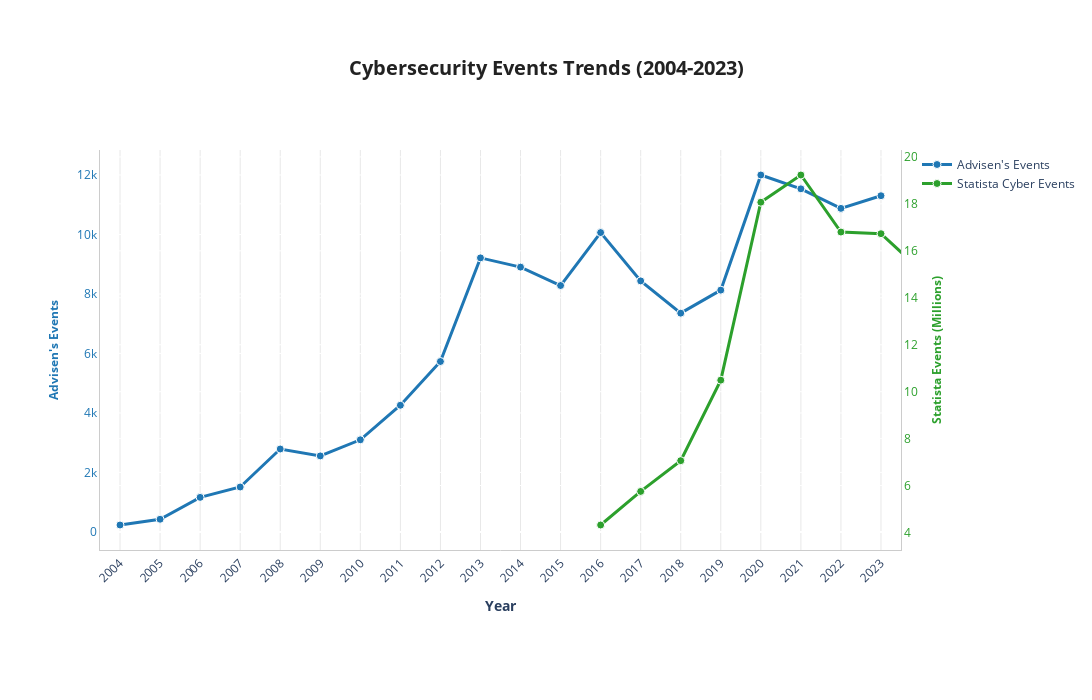

Write notebook code for a chart like this one.
### Markdown cell above
## 7. Visualize Event Trends Over Time

### Code cell
# Create comprehensive visualization with Plotly
fig = go.Figure()

# Add Advisens events trace (primary axis)
fig.add_trace(go.Scatter(
    x=df_advisens_clean['Year'],
    y=df_advisens_clean['Events'],
    mode='lines+markers',
    name="Advisen's Events",
    line=dict(color='#1f77b4', width=3),
    marker=dict(size=8, color='#1f77b4', line=dict(color='white', width=1)),
    yaxis='y1',
    hovertemplate='<b>Year: %{x}</b><br>Events: %{y:,.0f}<extra></extra>'
))

# Add Statista events trace (secondary axis)
fig.add_trace(go.Scatter(
    x=df_statista_clean['Year'],
    y=df_statista_clean['Statista_Events'],
    mode='lines+markers',
    name="Statista Cyber Events",
    line=dict(color='#2ca02c', width=3),
    marker=dict(size=8, color='#2ca02c', line=dict(color='white', width=1)),
    yaxis='y2',
    hovertemplate='<b>Year: %{x}</b><br>Events: %{y:.2f}M<extra></extra>'
))

# Create secondary y-axes
fig.update_layout(
    title={
        'text': '<b>Cybersecurity Events Trends (2004-2023)</b>',
        'x': 0.5,
        'xanchor': 'center',
        'font': {'size': 20, 'color': '#222222'}
    },
    xaxis=dict(
        title=dict(text='<b>Year</b>', font=dict(size=14)),
        showgrid=True,
        gridwidth=1,
        gridcolor='#e8e8e8',
        dtick=1,
        tickangle=-45,
        range=[2003.5, 2023.5]
    ),
    yaxis=dict(
        title=dict(text='<b>Advisen\'s Events</b>', font=dict(size=12, color='#1f77b4')),
        tickfont=dict(color='#1f77b4')
    ),
    yaxis2=dict(
        title=dict(text='<b>Statista Events (Millions)</b>', font=dict(size=12, color='#2ca02c')),
        tickfont=dict(color='#2ca02c'),
        overlaying='y',
        side='right'
    ),
    plot_bgcolor='#ffffff',
    paper_bgcolor='#ffffff',
    hovermode='x unified',
    width=1100,
    height=700,
    margin=dict(l=100, r=100, t=150, b=150)
)

fig.update_xaxes(showline=True, linewidth=1, linecolor='#cccccc')
fig.update_yaxes(showline=True, linewidth=1, linecolor='#cccccc')

# Create outputs directory if it doesn't exist
output_dir = Path('./outputs')
output_dir.mkdir(parents=True, exist_ok=True)

# Save HTML and PNG versions
fig.write_html(output_dir / 'cyber_events_trends.html')
fig.write_image(output_dir / 'cyber_events_trends.png', width=1100, height=700)
print("✓ Chart saved: ./outputs/cyber_events_trends.html")
print("✓ Chart saved: ./outputs/cyber_events_trends.png")

fig.show()

### Figure 1 — Plotly figure (JSON) as saved in the notebook; plotly's stock layout.template omitted (floating-point values rounded to 4 significant figures)
{"data": [{"hovertemplate": "<b>Year: %{x}</b><br>Events: %{y:,.0f}<extra></extra>", "line": {"color": "#1f77b4", "width": 3}, "marker": {"color": "#1f77b4", "line": {"color": "white", "width": 1}, "size": 8}, "mode": "lines+markers", "name": "Advisen's Events", "type": "scatter", "x": [2004, 2005, 2006, 2007, 2008, 2009, 2010, 2011, 2012, 2013, 2014, 2015, 2016, 2017, 2018, 2019, 2020, 2021, 2022, 2023], "y": [232.3, 425.8, 1161.0, 1510.0, 2787.0, 2555.0, 3097.0, 4258.0, 5729.0, 9213.0, 8903.0, 8284.0, 10060.0, 8439.0, 7355.0, 8129.0, 12000.0, 11540.0, 10880.0, 11300.0], "yaxis": "y"}, {"hovertemplate": "<b>Year: %{x}</b><br>Events: %{y:.2f}M<extra></extra>", "line": {"color": "#2ca02c", "width": 3}, "marker": {"color": "#2ca02c", "line": {"color": "white", "width": 1}, "size": 8}, "mode": "lines+markers", "name": "Statista Cyber Events", "type": "scatter", "x": [2016, 2017, 2018, 2019, 2020, 2021, 2022, 2023, 2024], "y": [4.32, 5.75, 7.06, 10.49, 18.07, 19.23, 16.8, 16.73, 15.16], "yaxis": "y2"}], "layout": {"height": 700, "hovermode": "x unified", "margin": {"b": 150, "l": 100, "r": 100, "t": 150}, "paper_bgcolor": "#ffffff", "plot_bgcolor": "#ffffff", "title": {"font": {"color": "#222222", "size": 20}, "text": "<b>Cybersecurity Events Trends (2004-2023)</b>", "x": 0.5, "xanchor": "center"}, "width": 1100, "xaxis": {"dtick": 1, "gridcolor": "#e8e8e8", "gridwidth": 1, "linecolor": "#cccccc", "linewidth": 1, "range": [2004.0, 2024.0], "showgrid": true, "showline": true, "tickangle": -45, "title": {"font": {"size": 14}, "text": "<b>Year</b>"}}, "yaxis": {"linecolor": "#cccccc", "linewidth": 1, "showline": true, "tickfont": {"color": "#1f77b4"}, "title": {"font": {"color": "#1f77b4", "size": 12}, "text": "<b>Advisen's Events</b>"}}, "yaxis2": {"linecolor": "#cccccc", "linewidth": 1, "overlaying": "y", "showline": true, "side": "right", "tickfont": {"color": "#2ca02c"}, "title": {"font": {"color": "#2ca02c", "size": 12}, "text": "<b>Statista Events (Millions)</b>"}}}}
